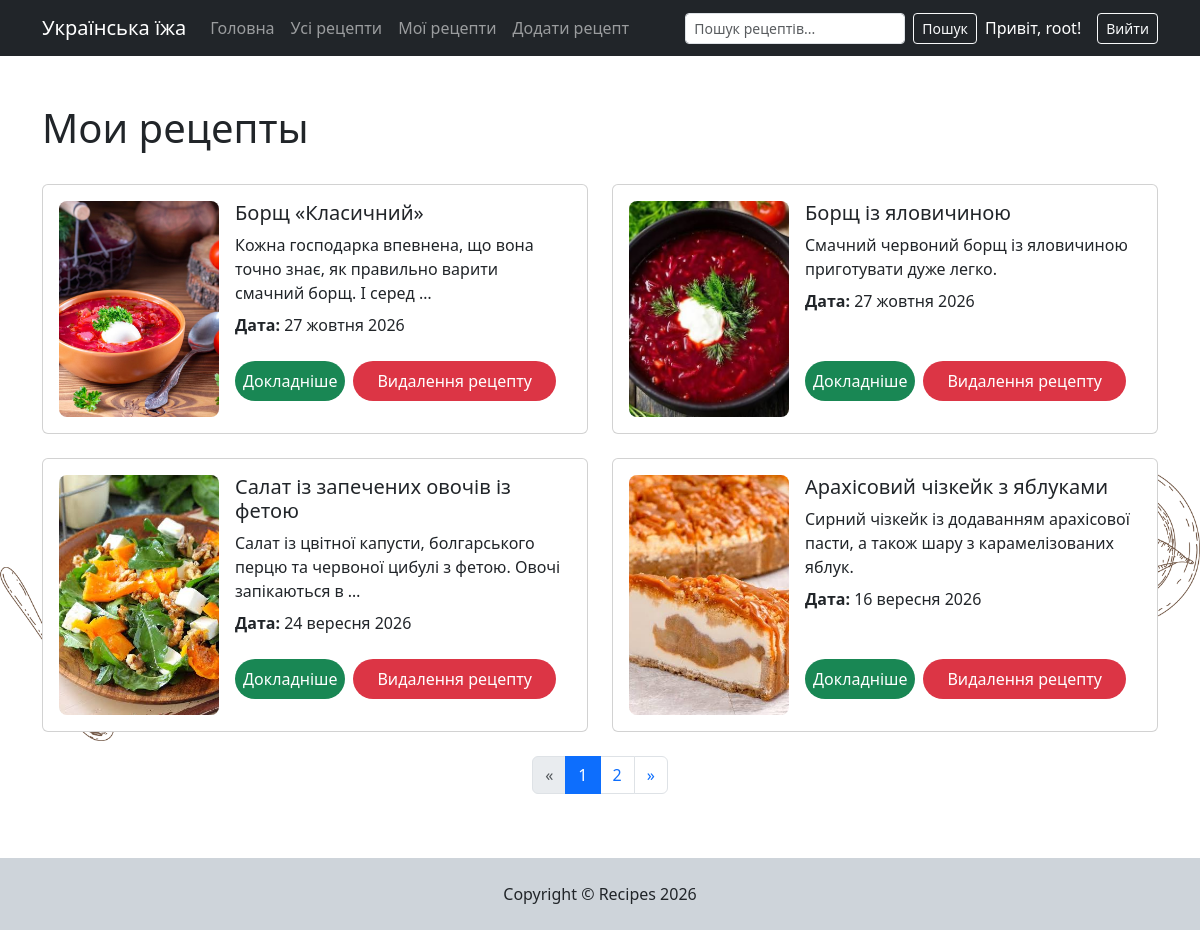
Page /recipes/my_recipes/ (signed in) on the committed database.
### main/models.py (models this page shows, shortened)
class Recipe(models.Model):
    name = models.CharField(max_length=200, verbose_name='Название')
    preparation_time = models.IntegerField(verbose_name='Время приготовления (мин)')
    complexity = models.CharField(max_length=10, choices=RECEPTION_CHOICES, verbose_name='Сложность')
    description = models.TextField(verbose_name='Описание')
    image = models.ImageField(upload_to='images/', verbose_name='Изображение')
    author = models.ForeignKey(User, on_delete=models.CASCADE)
    date_created = models.DateTimeField(auto_now_add=True)
    category = models.ForeignKey(Category, on_delete=models.CASCADE, verbose_name='Категория')
    ingredients = models.ManyToManyField(Ingredient, through='RecipeIngredient')
    class Meta:
        ordering = ['-date_created']

### main/views.py (the view)
# urls.py: path('my_recipes/', views.my_recipes, name='my_recipes'),
@login_required
def my_recipes(request):
    recipes = Recipe.objects.filter(author=request.user)
    paginator = Paginator(recipes, 4)
    page_obj = paginator.get_page(request.GET.get('page'))
    return render(request, 'main/my_recipes.html',
                  {'recipes': page_obj,
                   'page_obj': page_obj,
                   'title': 'Мои рецепты'})

### main/templates/main/my_recipes.html (shortened to what this page needs)
{% extends 'main/base.html'%}
{% block content %}
<div class="container my-5">
    <h1>{{ title }}</h1>
    <div class="row">
        {% if recipes %}
        {% for recipe in recipes %}
        <div class="col-12 col-xl-6 mt-4">
            <div class="card p-3 shadow-md h-100">
                <div class="row g-3 flex-grow-1">
                    <div class="col-12 col-sm-4">
                        {% if recipe.image %}
                        <img src="{{ recipe.image.url }}" alt="{{ recipe.name }}"
                             class="card-img-top object-fit-cover">
                        {% endif %}
                    </div>
                    <div class="col-12 col-sm-8 d-flex flex-column">
                        <h5>{{ recipe.name }}</h5>
                        <p class="mb-2">{{ recipe.description|truncatewords:14 }}</p>
                        <p class="mb-4"><strong>Дата:</strong> {{ recipe.date_created|date:"j E Y" }}</p>
                        <p class="d-grid gap-2 d-sm-flex mt-auto">
                            <a class="bg-success d-block text-white px-2 py-2 rounded-5 text-decoration-none text-center"
                               href="{% url 'recipe_detail' recipe.pk %}">Докладніше</a>
                            <a class="bg-danger d-block text-white px-4 py-2 rounded-5 text-decoration-none text-center"
                               href="{% url 'recipe_delete' recipe.pk %}">Видалення рецепту</a>
                        </p>
                    </div>
                </div>
            </div>
        </div>
        {% endfor %}
        {% else %}
        <p class="p-3 mb-2 bg-danger text-white">Немає результату, додайте рецепт</p>
        {% endif %}
        {% if page_obj.has_other_pages %}
        <nav aria-label="Пагінація" class="mt-4">
            <ul class="pagination justify-content-center">
                {% if page_obj.has_previous %}
                <li class="page-item">
                    <a class="page-link" href="{% querystring page=page_obj.previous_page_number %}">«</a>
                </li>
                {% else %}
                <li class="page-item disabled"><span class="page-link">«</span></li>
                {% endif %}
                {% for num in page_obj.paginator.page_range %}
                {% if num == page_obj.number %}
                <li class="page-item active"><span class="page-link">{{ num }}</span></li>
                {% else %}
                <li class="page-item">
                    <a class="page-link" href="{% querystring page=num %}">{{ num }}</a>
                </li>
                {% endif %}
                {% endfor %}
                {% if page_obj.has_next %}
                <li class="page-item">
                    <a class="page-link" href="{% querystring page=page_obj.next_page_number %}">»</a>
                </li>
                {% else %}
                <li class="page-item disabled"><span class="page-link">»</span></li>
                {% endif %}
            </ul>
        </nav>
        {% endif %}
    </div>
</div>
{% endblock %}%}

### main/templates/main/base.html (shortened to what this page needs)
{% load static %}
<!DOCTYPE html>
<html lang="en">
<head>
    <link rel="stylesheet" href="{% static 'main/css/main.css' %}">
    <link href="https://cdn.jsdelivr.net/npm/bootstrap@5.3.3/dist/css/bootstrap.min.css" rel="stylesheet">
</head>
<body class="d-flex flex-column min-vh-100">
<nav class="navbar navbar-expand-lg navbar-dark bg-dark">
    <div class="container">
        <a class="navbar-brand logo-text" href="{% url 'home' %}">Українська їжа</a>
        <div class="collapse navbar-collapse" id="mainNav">
            <ul class="navbar-nav me-auto mb-2 mb-lg-0">
                <li class="nav-item"><a class="nav-link" href="{% url 'home' %}">Головна</a></li>
                <li class="nav-item"><a class="nav-link" href="{% url 'recipe_list' %}">Усі рецепти</a></li>
                {% if user.is_authenticated %}
                <li class="nav-item"><a class="nav-link" href="{% url 'my_recipes' %}">Мої рецепти</a></li>
                <li class="nav-item"><a class="nav-link" href="{% url 'recipe_create' %}">Додати рецепт</a></li>
                {% endif %}
            </ul>
            <form class="d-flex me-lg-2" role="search" method="get" action="{% url 'recipe_list' %}">
                <input class="form-control form-control-sm me-2" type="search" name="q"
                       placeholder="Пошук рецептів..." aria-label="Пошук" value="{{ search_query|default:'' }}">
                <button class="btn btn-outline-light btn-sm" type="submit">Пошук</button>
            </form>
            <div class="d-flex align-items-lg-center flex-column flex-lg-row gap-2">
                {% if user.is_authenticated %}
                <span class="navbar-text text-white me-lg-2">Привіт, {{ user.username }}!</span>
                <form method="post" action="{% url 'logout' %}">
                    <button type="submit" class="btn btn-outline-light btn-sm">Вийти</button>
                </form>
                {% else %}
                <a href="{% url 'register' %}" class="btn btn-outline-light btn-sm">Реєстрація</a>
                <a href="{% url 'login' %}" class="btn btn-outline-light btn-sm">Увійти</a>
                {% endif %}
            </div>
        </div>
    </div>
</nav>
<main class="flex-grow-1">
    <img src="{% static 'main/img/recipe_illustration_03.png' %}" alt="recipe illustration"
         class="recipe_illustration_03">
    {% block content %}
    {% endblock %}
</main>
<footer class="bg-dark-subtle py-4 mt-auto">
    <div class="container">
        <div class="text-center">Copyright © Recipes {% now "Y" %}</div>
    </div>
</footer>
</body>
</html>

### main/static/main/css/main.css (style rules this page uses)
body { position: relative; }
.recipe_illustration_03 { position: absolute; top: 50%; left: 0; width: 100%; height: auto; z-index: -1; }
.card img { width: 100%; height: 200px; object-fit: cover; border-radius: .5rem; }
@media (min-width: 576px) { .card img { height: 100%; min-height: 180px; } }

### rows in the picture
Recipe: image (picture), name "Борщ «Класичний»", description "Кожна господарка впевнена, що вона точно знає, як правильно варити смачний борщ. І серед …", date_created "27 жовтня 2026"
Recipe: image (picture), name "Борщ із яловичиною", description "Смачний червоний борщ із яловичиною приготувати дуже легко.", date_created "27 жовтня 2026"
Recipe: image (picture), name "Салат із запечених овочів із фетою", description "Салат із цвітної капусти, болгарського перцю та червоної цибулі з фетою. Овочі запікаються в …", date_created "24 вересня 2026"
Recipe: image (picture), name "Арахісовий чізкейк з яблуками", description "Сирний чізкейк із додаванням арахісової пасти, а також шару з карамелізованих яблук.", date_created "16 вересня 2026"

### other values in the picture
{{ user.username }} "root"
{{ title }} "Мои рецепты"
{{ num }} "1"
{{ num }} "2"
